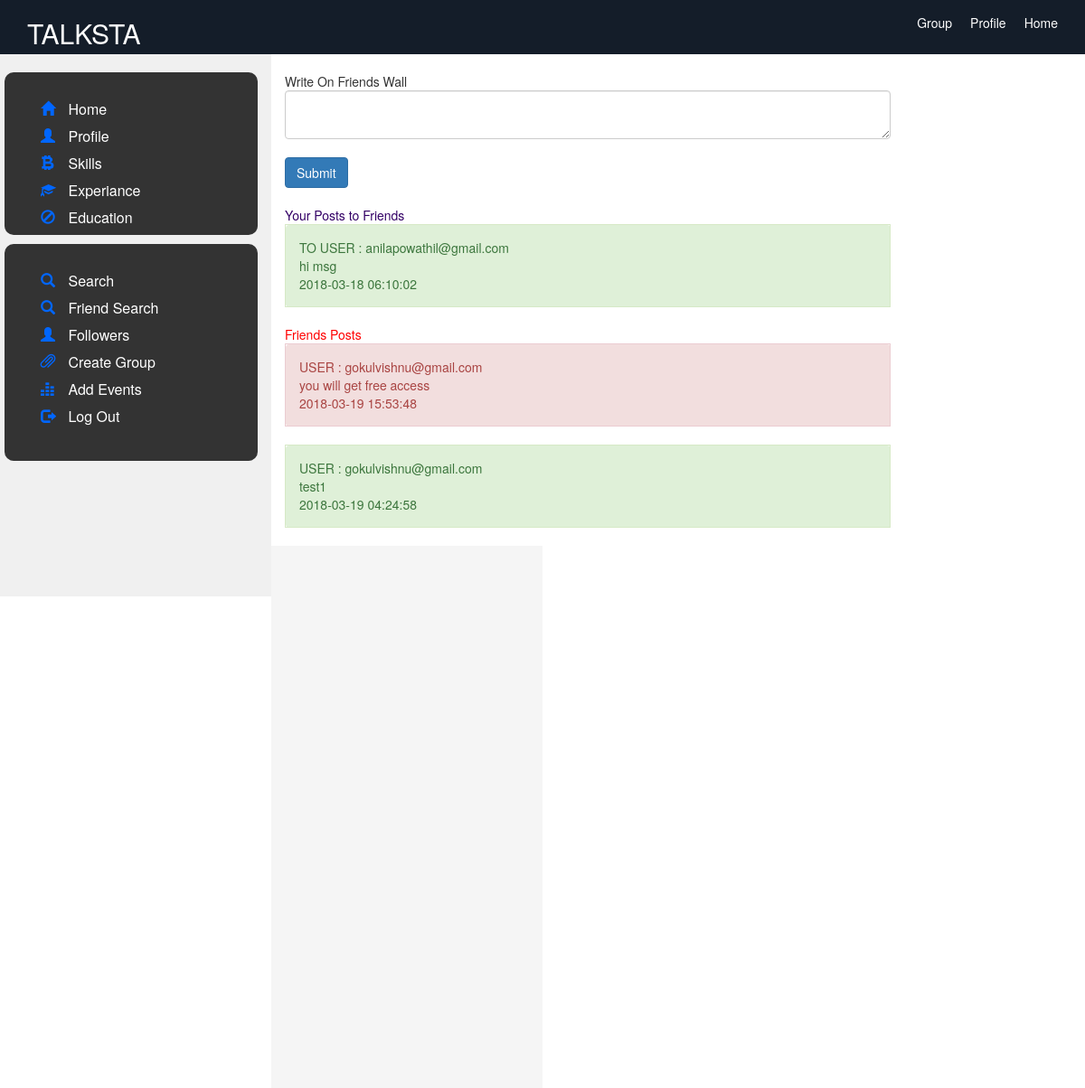
Screenshot of /Social/send_post.php (signed in) with the database file from the repository.
### tables this page shows
CREATE TABLE IF NOT EXISTS `wall` (
  `id` int(11) NOT NULL AUTO_INCREMENT,
  `msg` varchar(200) NOT NULL,
  `status` varchar(200) NOT NULL,
  `date` timestamp NOT NULL DEFAULT CURRENT_TIMESTAMP ON UPDATE CURRENT_TIMESTAMP,
  `user` varchar(200) NOT NULL,
  `friend` varchar(100) NOT NULL,
  `photo` tinytext NOT NULL,
  `lat` int(11) NOT NULL,
  `log` int(11) NOT NULL,
  PRIMARY KEY (`id`)
);

### Social/send_post.php (the view, shortened to what this page needs)
<?php
include("header.php");
?>
<div class="col-sm-7">
 <br>Write On Friends Wall<br>
 <?php
 include("spam2.php");
 ?>
 <span style="color:#306;">Your Posts to Friends</span><br>
 <?php
 $query="select * from wall WHERE user='$_SESSION[email]' AND friend!='' order by id desc";
$res=mysqli_query($con,$query);
while($row=mysqli_fetch_array($res))
 {
 ?>
 <table width="100%">
 <tr>
 <?php
 if($row['status']=="")
 {
echo "<td class='alert alert-success'>";
 }
 else
 {
	 echo "<td class='alert alert-danger'>";
 }
 echo "TO USER : ".$row['user']."<br>".$row['msg']."<br>".$row['date']; ?> </td>
 </tr>
 </table>
 <br>
 <?php
 }?>
 <span style="color:#F00;">Friends Posts</span><br>
 <?php
 $query="select * from wall WHERE friend='$_SESSION[email]' order by id desc";
$res=mysqli_query($con,$query);
while($row=mysqli_fetch_array($res))
 {
 ?>
 <table width="100%">
 <tr>
 <?php
 if($row['status']=="")
 {
echo "<td class='alert alert-success'>";
 }
 else
 {
	 echo "<td class='alert alert-danger'>";
 }
 echo "USER : ".$row['user']."<br>".$row['msg']."<br>".$row['date']; ?> </td>
 </tr>
 </table>
 <br>
 <?php
 }?>
  </div>
  <?php
  include("right.php");
  ?>

### rows the page displays
wall: user "anilapowathil@gmail.com", msg "hi msg", date "2018-03-18 06:10:02"
wall: user "gokulvishnu@gmail.com", msg "you will get free access", date "2018-03-19 15:53:48"
wall: user "gokulvishnu@gmail.com", msg "test1", date "2018-03-19 04:24:58"
